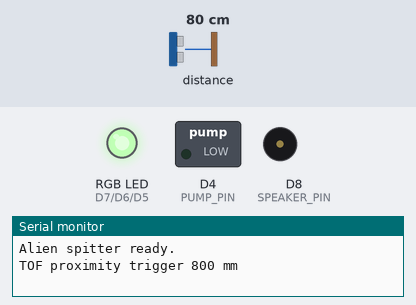
The sketch below on a simulated ESP8266 (Wemos D1 mini). On the bench: switched loads named in the sketch (green lamp = pin HIGH), an RGB LED mixed from three pins (HIGH = lit), buzzer (waves = sounding), the last lines printed to the serial monitor. Dashed ring = blinking. Inputs (shaded band) come from the test bench; at power-on: distance to the obstacle 80 cm. Random numbers use the default seed unless the sketch sets one.

Above: at 1.9 s.
2.0 s: distance to the obstacle set to 22 cm
At 2.41 s:
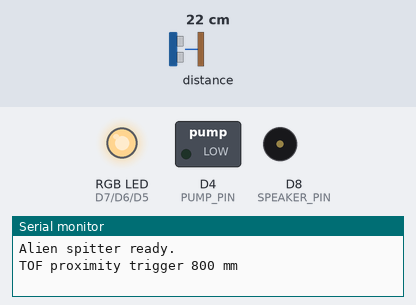
5.0 s: distance to the obstacle set to 18 cm
At 5.29 s:
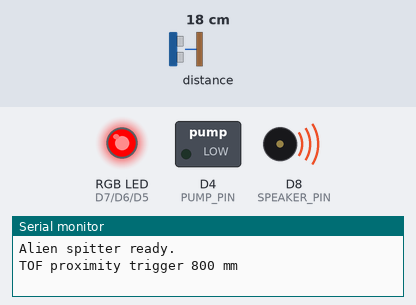
8.0 s: distance to the obstacle set to 35 cm
At 16.4 s:
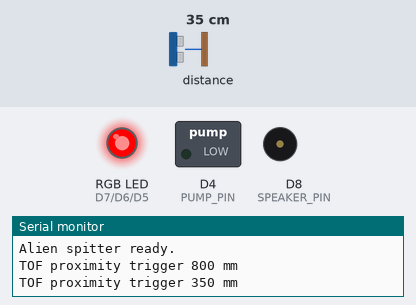
Timing chart, 0 to 23.0 s (numbered marks = the images above; inputs shaded):
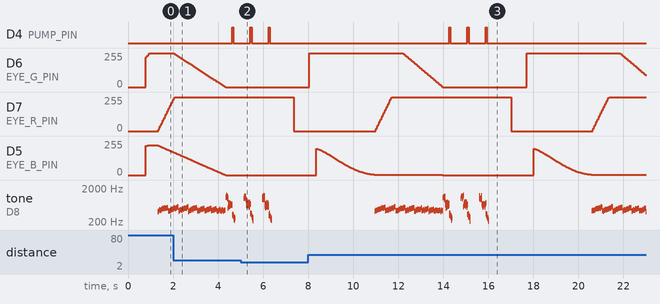

Measured:
- the behaviour switches between 21 and 20 cm on distance to the obstacle (found by bisection; images 1 and 2)
- after the input at 8.0 s, D4 (PUMP_PIN): alternates HIGH for 0.05 s and LOW for 0.76 s, 6 changes in all, then stays LOW, starting after 6.3 s; tone on D8 (SPEAKER_PIN): plays 408 Hz for 0.01 s, 440 Hz for 0.01 s, 424 Hz for 0.01 s, 465 Hz for 0.01 s, 457 Hz for 0.01 s, 481 Hz for 0.01 s … (282 notes in this stretch), starting after 3.0 s
- by itself, D4 (PUMP_PIN): alternates HIGH for 0.05 s and LOW for 0.76 s, 4 changes in all, then stays LOW
- by itself, D6 (EYE_G_PIN): ramps from 255/255 to 0/255 and jumps back, once every 9.6 s
- by itself, D5 (EYE_B_PIN): ramps from 198/255 to 0/255 and jumps back, once every 9.6 s
- by itself, tone on D8 (SPEAKER_PIN): plays 985 Hz for 0.01 s, 1140 Hz for 0.01 s, 1011 Hz for 0.01 s, 1033 Hz for 0.01 s, 1077 Hz for 0.01 s, 1134 Hz for 0.01 s … (80 notes in this stretch)

The sketch:

gomJabbar_sneeze.ino
```cpp
// ============================================================
// Alien Spitter Prop - Wemos D1 Mini (ESP8266)
// ============================================================
// TOF proximity trigger sequence:
//   1. Eyes ramp blue-green(idle) -> red over 1s, with an
//      accelerating warning trill building tension
//   2. 3x { sneeze tone burst + pump pulse, simultaneously }
//   3. Eyes fade red -> black over 1s, then fade black -> idle breathing over 1s
//   4. Trigger cannot fire again until QUIET_MS has passed
//
// Button on D3: NOT a sneeze trigger. Holding it down runs the
// pump for PRIME_PUMP_MS (5s) to prime the ~15ft of tubing
// between the pump and the prop before use.
//
// D1/D2 (GPIO5/GPIO4) are reserved for a future I2C gesture
// sensor and are NOT used in this sketch.
// ============================================================

#include <Arduino.h>
#include "Adafruit_VL53L0X.h"

Adafruit_VL53L0X lox = Adafruit_VL53L0X();


// ---------------- Pin assignments ----------------
const int sclPin = D1;
const int sdaPin = D2;
const int BUTTON_PIN = D3;  // button to GND, INPUT_PULLUP
const int PUMP_PIN = D4;    // MOSFET gate, active HIGH
const int EYE_B_PIN = D5;
const int EYE_G_PIN = D6;
const int EYE_R_PIN = D7;
const int SPEAKER_PIN = D8;  // tone() output


// --------------------------------------------------------------------------------
// ------------------------------------ Tunable -----------------------------------
// --------------------------------------------------------------------------------
const unsigned long BREATH_PERIOD_MS = 7000;  // one idle brightness breathe cycle
const unsigned long COLOR_PERIOD_MS = 16000;  // one blue<->green color drift cycle (deliberately not a clean multiple of BREATH_PERIOD_MS so the two never lock into a repeating pattern)
const int IDLE_MAX_BRIGHTNESS = 700;          // of 1023, idle eye ceiling
const int IDLE_MIN_BRIGHTNESS = 180;          // of 1023, idle eye floor -- never fully off

const unsigned long RAMP_MS = 3000;           // idle-color -> red ramp

// ---------------- Warning trill (ramp charge-up sound) ----------------
const unsigned long CHIRP_INTERVAL_START = 450;  // ms between trills at ramp start (slow)
const unsigned long CHIRP_INTERVAL_END = 60;     // ms between trills at ramp end (fast)
const float CHIRP_EASE_POWER = 2.2;              // >1 = stays slow longer, then rushes near the end

const int SNEEZE_REPS = 3;
const unsigned long SNEEZE_GAP_MS = 400;  // pause between reps
const unsigned long PUMP_PULSE_MS = 50;   // pump ON time per sneeze pulse
const unsigned long PRIME_PUMP_MS = 5000;  // pump ON time for button-triggered tube priming
const unsigned long FADE_OUT_MS = 1000;   // red -> black
const unsigned long FADE_IN_MS = 1000;    // black -> idle breathing

const int sneezeZoneMin = 200;           // Minimum distance (mm) to TOF sensor. Anything greater will trigger a sneeze
const int sneezeZoneMax = 8000;          // Maximum distance to trigger a sneeze. Anything greater is ignored.
const unsigned long tofDebounce = 500;   // ms the target must be continuously in-zone before a TOF trigger fires
const unsigned long QUIET_MS = 2000;  // cooldown after a sequence ends before button OR TOF can trigger the next one

const unsigned long DEBOUNCE_MS = 30;

// ---------------- Spit sound (chaotic, regenerated per rep) ----------------
// Ported from the Water Watcher test sketch's waterWatcherAlienSpit().
// Segment A emits a short 8ms tone "pluck" followed by a variable silence
// gap (matching the original's tone(freq, 8) + delay(random(8,14)) pairing
// exactly). Segments B and C had equal tone-duration/delay in the original,
// so they play back-to-back with no gap. generateSpitSequence() runs fresh
// at the start of every rep.
const int SPIT_SEG_A_STEPS = 10;  // irregular high-frequency charge
const int SPIT_SEG_B_STEPS = 18;  // chaotic dual-tone beating
const int SPIT_SEG_C_STEPS = 12;  // low-frequency expulsion
const int MAX_SPIT_STEPS = (SPIT_SEG_A_STEPS * 2) + SPIT_SEG_B_STEPS + SPIT_SEG_C_STEPS;  // 50

uint16_t spitFreq[MAX_SPIT_STEPS];  // 0 = silence
uint16_t spitDur[MAX_SPIT_STEPS];
int spitSeqLen = 0;         // actual length used this rep
int spitPumpFireStep = 0;   // computed fresh each rep -- index of first Segment C step

// ---------------- State machine ----------------
enum State { IDLE,
             RAMP_TO_RED,
             SNEEZE_PLAY,
             SNEEZE_GAP,
             FADE_TO_BLACK,
             FADE_IN_IDLE };
State state = IDLE;
unsigned long stateStartTime = 0;

// ramp
int rampStartR, rampStartG, rampStartB;
unsigned long nextTrillTime = 0;  // next scheduled warning trill during RAMP_TO_RED
int trillSegment = -1;            // -1 = not playing, 0 = tension rise, 1 = flutter, 2 = drop
int trillStep = 0;
unsigned long trillStepStart = 0;

// sneeze playback
int sneezeRep = 0;
int sneezeStepIdx = 0;
unsigned long stepStartTime = 0;
bool pumpFiredThisRep = false;

// pump (handled independently every loop, non-blocking)
bool pumpOn = false;
unsigned long pumpOffAt = 0;

// button debounce
int lastRawButtonState = HIGH;
unsigned long lastDebounceTime = 0;
bool buttonStable = HIGH;

// TOF debounce -- target must read continuously in-zone for tofDebounce ms
bool tofDebouncing = false;
unsigned long tofInZoneSince = 0;

// current eye color (so ramp/fade can read the live idle color)
int curR = 0, curG = 0, curB = 0;

// quiet-time cooldown -- neither trigger fires again until millis() >= cooldownUntil
unsigned long cooldownUntil = 0;


// ******************** setup() ********************
void setup() {
  pinMode(PUMP_PIN, OUTPUT);
  digitalWrite(PUMP_PIN, LOW);

  pinMode(BUTTON_PIN, INPUT_PULLUP);
  pinMode(SPEAKER_PIN, OUTPUT);

  pinMode(EYE_R_PIN, OUTPUT);
  pinMode(EYE_G_PIN, OUTPUT);
  pinMode(EYE_B_PIN, OUTPUT);

  Serial.begin(115200);
  Serial.println();
  Serial.println("Alien spitter ready.");

  Wire.begin(sdaPin, sclPin);
  delay(750);

  if (!lox.begin()) {
    Serial.println(F("Failed to boot VL53L0X"));
    while (1)
      ;
  }

  stateStartTime = millis();
}


// ******************** loop ********************
void loop() {
  unsigned long now = millis();

  VL53L0X_RangingMeasurementData_t measure;
  measure.RangeMilliMeter = 0;
  measure.RangeStatus = 4;  // treat as "invalid" when we skip the sensor read below

  // Only poll the TOF sensor in states that actually use its result: IDLE
  // (waiting for a trigger) and RAMP_TO_RED (target-left-zone abort check).
  // SNEEZE_PLAY/SNEEZE_GAP/the fades never read `measure`, so skipping the
  // sensor call there is free -- and it matters a lot, because
  // lox.rangingTest() blocks for ~20-30ms. With it running every loop()
  // iteration regardless of state, loop() itself was bottlenecked to one
  // cycle per ~20-30ms, which silently ate the spit sound's short
  // (as low as 5-8ms) step durations and dragged the whole thing out slow.
  if (state == IDLE || state == RAMP_TO_RED) {
    lox.rangingTest(&measure, false);  // pass in 'true' to get debug data printout!
  }

  updateTrigger(now, measure);
  updatePump(now);

  switch (state) {
    case IDLE: runIdle(now); break;
    case RAMP_TO_RED: runRamp(now); break;
    case SNEEZE_PLAY: runSneezePlay(now); break;
    case SNEEZE_GAP: runSneezeGap(now); break;
    case FADE_TO_BLACK: runFadeToBlack(now); break;
    case FADE_IN_IDLE: runFadeInIdle(now); break;
  }
}


//  ******************** Trigger: button OR TOF proximity  ********************
void updateTrigger(unsigned long now, const VL53L0X_RangingMeasurementData_t &measure) {
  bool canTrigger = (state == IDLE) && (now >= cooldownUntil);

  // --- abort ramp if the target leaves the sneeze zone before it completes ---
  // (button-triggered ramps are left alone here since they have no zone to leave)
  if (state == RAMP_TO_RED) {
    bool inZone = (measure.RangeMilliMeter > sneezeZoneMin) &&
                  (measure.RangeMilliMeter < sneezeZoneMax) &&
                  (measure.RangeStatus != 4);
    if (!inZone) {
      Serial.println("Target left sneeze zone -> abort ramp, back to idle");
      noTone(SPEAKER_PIN);  // cut off the trill if it was mid-play
      trillSegment = -1;    // cancel the in-progress trill
      state = IDLE;
      stateStartTime = now;
    }
  }

  // --- button, debounced ---
  int raw = digitalRead(BUTTON_PIN);

  if (raw != lastRawButtonState) {
    lastDebounceTime = now;
    lastRawButtonState = raw;
  }

  bool buttonJustPressed = false;
  if (now - lastDebounceTime > DEBOUNCE_MS) {
    if (raw != buttonStable) {
      buttonStable = raw;
      if (buttonStable == LOW) {
        buttonJustPressed = true;
      }
    }
  }

  // Button no longer triggers the sneeze sequence -- it just runs the pump
  // for PRIME_PUMP_MS to push fluid through the ~15ft of tubing between the
  // pump and the prop. Only allowed while IDLE and not already running the
  // pump, so it can't stomp on a sneeze pulse or restart itself mid-prime.
  if (buttonJustPressed && state == IDLE && !pumpOn) {
    Serial.println("Button pressed -> priming pump (5s)");
    firePumpFor(now, PRIME_PUMP_MS);
    return;
  }

  // --- TOF proximity, debounced ---
  // RangeStatus 4 means phase failure / bad reading, so it's excluded here
  // even though it isn't a trigger to begin with. The target must read
  // in-zone continuously for tofDebounce ms before this actually fires,
  // to filter out single-frame noise blips that would otherwise start a
  // ramp (chirp) and immediately abort it.
  bool tofInZone = (measure.RangeMilliMeter > sneezeZoneMin) &&
                    (measure.RangeMilliMeter < sneezeZoneMax) &&
                    (measure.RangeStatus != 4);

  if (tofInZone && canTrigger) {
    if (!tofDebouncing) {
      tofDebouncing = true;
      tofInZoneSince = now;
    } else if (now - tofInZoneSince >= tofDebounce) {
      Serial.print("TOF proximity trigger ");
      Serial.print(measure.RangeMilliMeter);
      Serial.println(" mm");
      beginRamp(now);
      tofDebouncing = false;
    }
  } else {
    tofDebouncing = false;
  }
}


// ******************** Pump (independent timer)  ********************
void firePumpFor(unsigned long now, unsigned long durationMs) {
  digitalWrite(PUMP_PIN, HIGH);
  pumpOn = true;
  pumpOffAt = now + durationMs;
}

void firePumpPulse(unsigned long now) {
  firePumpFor(now, PUMP_PULSE_MS);
}

void updatePump(unsigned long now) {
  if (pumpOn && now >= pumpOffAt) {
    digitalWrite(PUMP_PIN, LOW);
    pumpOn = false;
  }
}


//  ******************** Eyes  ********************
void setEyeColor(int r, int g, int b) {
  curR = r;
  curG = g;
  curB = b;
  analogWrite(EYE_R_PIN, r);
  analogWrite(EYE_G_PIN, g);
  analogWrite(EYE_B_PIN, b);
}

int lerp(int a, int b, float t) {
  return a + (int)((b - a) * t);
}


//  ******************** IDLE: slow, smooth, never-off blue<->green breathing  ********************
void computeIdleColor(unsigned long elapsed, int &g, int &b) {
  float bPhase = (float)(elapsed % BREATH_PERIOD_MS) / (float)BREATH_PERIOD_MS;
  float bWave = (sinf(bPhase * 2.0 * PI) + 1.0) / 2.0;  // 0..1
  int level = IDLE_MIN_BRIGHTNESS + (int)(bWave * (IDLE_MAX_BRIGHTNESS - IDLE_MIN_BRIGHTNESS));

  float cPhase = (float)(elapsed % COLOR_PERIOD_MS) / (float)COLOR_PERIOD_MS;
  float cWave = (sinf(cPhase * 2.0 * PI) + 1.0) / 2.0;  // 0..1, 0=blue 1=green

  g = (int)(level * cWave);
  b = (int)(level * (1.0 - cWave));
}

void runIdle(unsigned long now) {
  unsigned long elapsed = now - stateStartTime;
  int g, b;
  computeIdleColor(elapsed, g, b);
  setEyeColor(0, g, b);
}

//  ******************** Warning Trill  ********************
int jitter(int base, int amount) {
  return base + random(-amount, amount);
}

const int TRILL_A_STEPS = 15;
const int TRILL_A_STEP_MS = 10;
const int TRILL_B_STEPS = 12;
const int TRILL_B_STEP_MS = 20;
const int TRILL_C_STEPS = 15;
const int TRILL_C_STEP_MS = 10;

int trillStepFreq(int segment, int step) {
  switch (segment) {
    case 0: return jitter(420 + (step * 10), 20);
    case 1: return jitter((step % 2 == 0) ? 540 : 610, 15);
    case 2: return jitter(500 - (step * 12), 10);
  }
  return 0;
}

int trillStepDur(int segment) {
  switch (segment) {
    case 0: return TRILL_A_STEP_MS;
    case 1: return TRILL_B_STEP_MS;
    case 2: return TRILL_C_STEP_MS;
  }
  return 0;
}

int trillSegmentSteps(int segment) {
  switch (segment) {
    case 0: return TRILL_A_STEPS;
    case 1: return TRILL_B_STEPS;
    case 2: return TRILL_C_STEPS;
  }
  return 0;
}

void startTrill(unsigned long now) {
  trillSegment = 0;
  trillStep = 0;
  trillStepStart = now;
  tone(SPEAKER_PIN, trillStepFreq(0, 0), trillStepDur(0));
}

void updateTrill(unsigned long now) {
  if (trillSegment < 0) return;

  if (now - trillStepStart >= (unsigned long)trillStepDur(trillSegment)) {
    trillStep++;
    if (trillStep >= trillSegmentSteps(trillSegment)) {
      trillSegment++;
      trillStep = 0;
      if (trillSegment > 2) {
        noTone(SPEAKER_PIN);
        trillSegment = -1;
        return;
      }
    }
    trillStepStart = now;
    tone(SPEAKER_PIN, trillStepFreq(trillSegment, trillStep), trillStepDur(trillSegment));
  }
}

// ---------------- RAMP_TO_RED ----------------
void beginRamp(unsigned long now) {
  rampStartR = curR;
  rampStartG = curG;
  rampStartB = curB;
  state = RAMP_TO_RED;
  stateStartTime = now;
  nextTrillTime = now;
  trillSegment = -1;
}

void runRamp(unsigned long now) {
  unsigned long elapsed = now - stateStartTime;
  float t = (float)elapsed / (float)RAMP_MS;
  if (t >= 1.0) t = 1.0;

  int r = lerp(rampStartR, 1023, t);
  int g = lerp(rampStartG, 0, t);
  int b = lerp(rampStartB, 0, t);
  setEyeColor(r, g, b);

  updateTrill(now);

  if (now >= nextTrillTime) {
    startTrill(now);
    float easedT = pow(t, CHIRP_EASE_POWER);
    unsigned long interval = CHIRP_INTERVAL_START - (unsigned long)((CHIRP_INTERVAL_START - CHIRP_INTERVAL_END) * easedT);
    nextTrillTime = now + interval;
  }

  if (t >= 1.0) {
    beginSneezeRep(now);
  }
}

// ---------------- SNEEZE_PLAY / SNEEZE_GAP ----------------
void beginSneezeRep(unsigned long now) {
  sneezeRep = 0;
  startSneezeSequence(now);
}

void generateSpitSequence() {
  int idx = 0;

  // Segment A: irregular high-frequency charge (tone + variable gap)
  for (int i = 0; i < SPIT_SEG_A_STEPS; i++) {
    int freq = jitter(900 + random(0, 300), 40);
    int totalDur = random(8, 14);  // 8..13, matches original delay()

    spitFreq[idx] = freq;
    spitDur[idx] = 8;  // tone always plays exactly 8ms, like the original
    idx++;

    int gap = totalDur - 8;
    if (gap > 0) {
      spitFreq[idx] = 0;  // silence marker
      spitDur[idx] = gap;
      idx++;
    }
  }

  // Segment B: chaotic dual-tone beating -- no gap, back-to-back tones
  for (int i = 0; i < SPIT_SEG_B_STEPS; i++) {
    int base = jitter(600 + random(-80, 80), 25);
    int harmonic = jitter(base + random(40, 120), 20);
    spitFreq[idx] = (i % 2 == 0) ? base : harmonic;
    spitDur[idx] = 10;
    idx++;
  }

  spitPumpFireStep = idx;  // pump fires at the start of Segment C

  // Segment C: low-frequency expulsion -- no gap
  for (int i = 0; i < SPIT_SEG_C_STEPS; i++) {
    spitFreq[idx] = jitter(350 - (i * 10), 30);
    spitDur[idx] = 10;
    idx++;
  }

  spitSeqLen = idx;
}

void startSneezeSequence(unsigned long now) {
  generateSpitSequence();  // fresh randomized spit sound each rep
  sneezeStepIdx = 0;
  pumpFiredThisRep = false;
  stepStartTime = now;
  state = SNEEZE_PLAY;
  if (spitFreq[0] == 0) noTone(SPEAKER_PIN); else tone(SPEAKER_PIN, spitFreq[0]);
}

void runSneezePlay(unsigned long now) {
  setEyeColor(1023, 0, 0);  // solid red while sneezing

  if (sneezeStepIdx == spitPumpFireStep && !pumpFiredThisRep) {
    firePumpPulse(now);
    pumpFiredThisRep = true;
  }

  if (now - stepStartTime >= spitDur[sneezeStepIdx]) {
    sneezeStepIdx++;
    if (sneezeStepIdx >= spitSeqLen) {
      noTone(SPEAKER_PIN);
      sneezeRep++;
      if (sneezeRep >= SNEEZE_REPS) {
        beginFadeToBlack(now);
      } else {
        state = SNEEZE_GAP;
        stateStartTime = now;
      }
    } else {
      if (spitFreq[sneezeStepIdx] == 0) noTone(SPEAKER_PIN); else tone(SPEAKER_PIN, spitFreq[sneezeStepIdx]);
      stepStartTime = now;
    }
  }
}

void runSneezeGap(unsigned long now) {
  setEyeColor(1023, 0, 0);  // stay red between reps
  if (now - stateStartTime >= SNEEZE_GAP_MS) {
    startSneezeSequence(now);
  }
}

// ---------------- FADE_TO_BLACK: red -> black over 1s ----------------
void beginFadeToBlack(unsigned long now) {
  state = FADE_TO_BLACK;
  stateStartTime = now;
}

void runFadeToBlack(unsigned long now) {
  unsigned long elapsed = now - stateStartTime;
  float t = (float)elapsed / (float)FADE_OUT_MS;
  if (t >= 1.0) t = 1.0;

  int r = lerp(1023, 0, t);
  setEyeColor(r, 0, 0);

  if (t >= 1.0) {
    beginFadeInIdle(now);
  }
}

// ---------------- FADE_IN_IDLE: black -> idle breathing over 1s ----------------
void beginFadeInIdle(unsigned long now) {
  state = FADE_IN_IDLE;
  stateStartTime = now;
}

void runFadeInIdle(unsigned long now) {
  unsigned long elapsed = now - stateStartTime;
  float t = (float)elapsed / (float)FADE_IN_MS;
  if (t >= 1.0) t = 1.0;

  int g, b;
  computeIdleColor(elapsed, g, b);
  g = (int)(g * t);
  b = (int)(b * t);
  setEyeColor(0, g, b);

  if (elapsed >= FADE_IN_MS) {
    state = IDLE;
    cooldownUntil = now + QUIET_MS;
  }
}
```
